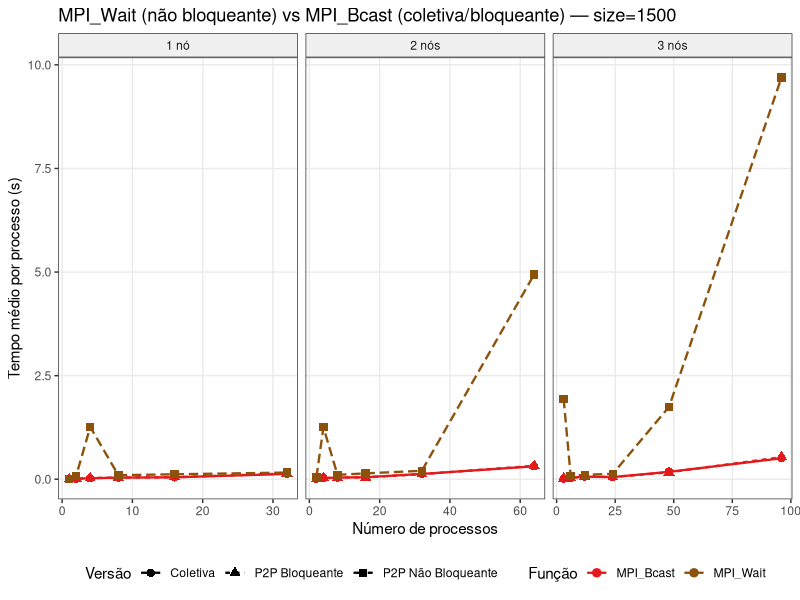
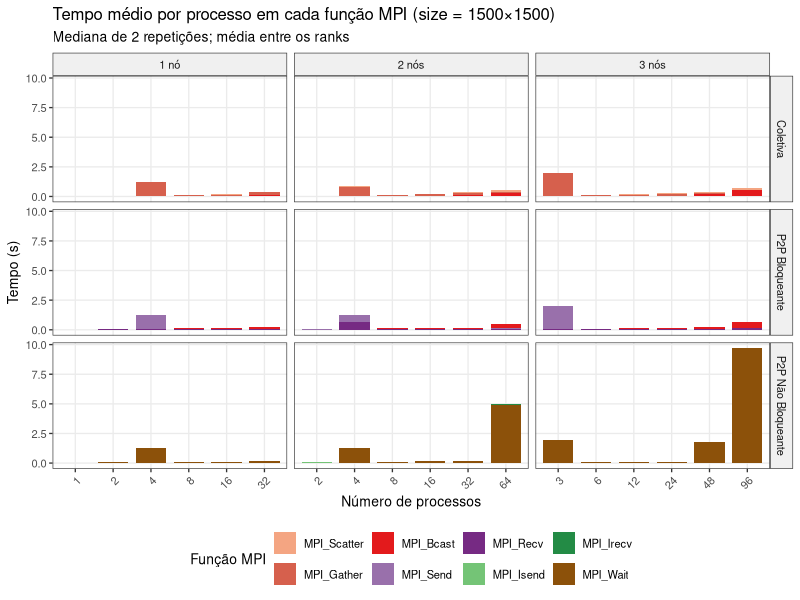
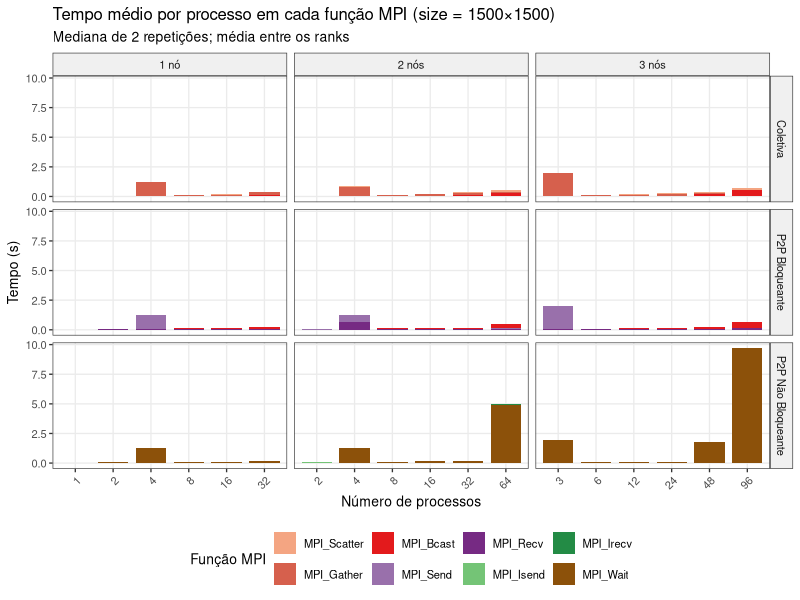
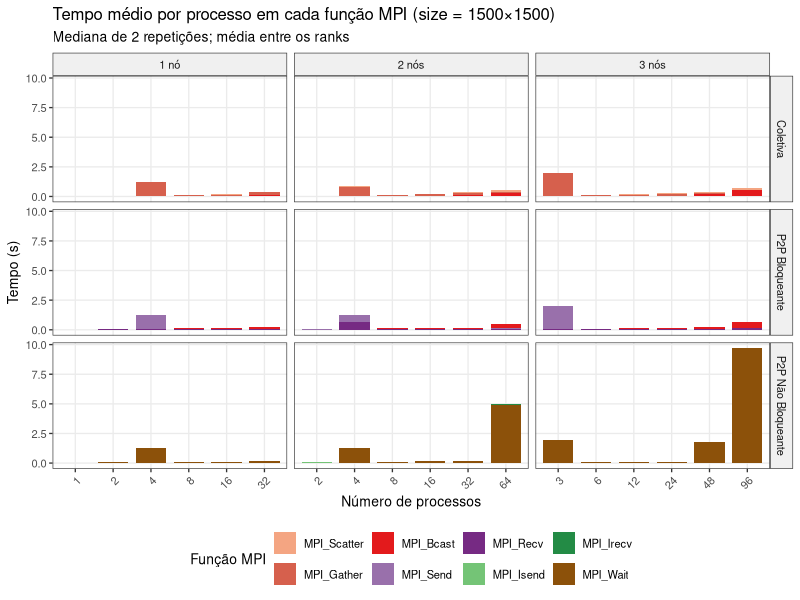
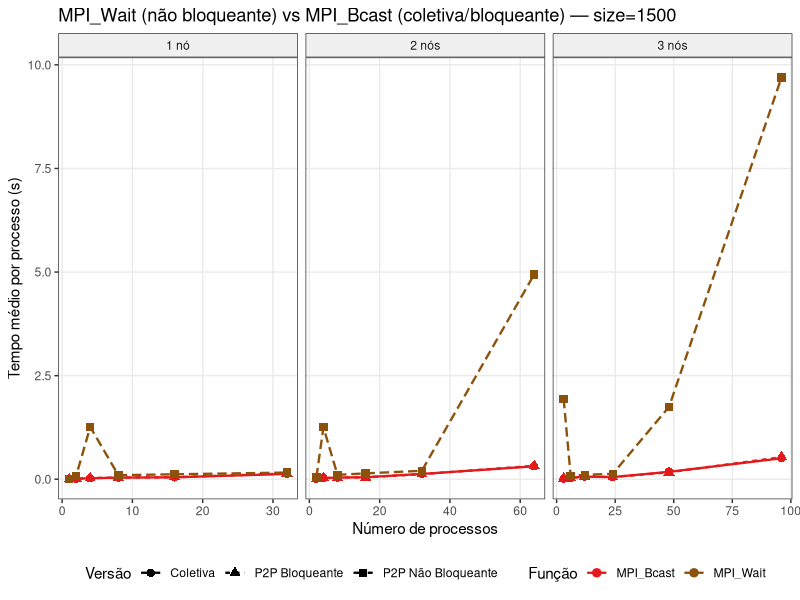
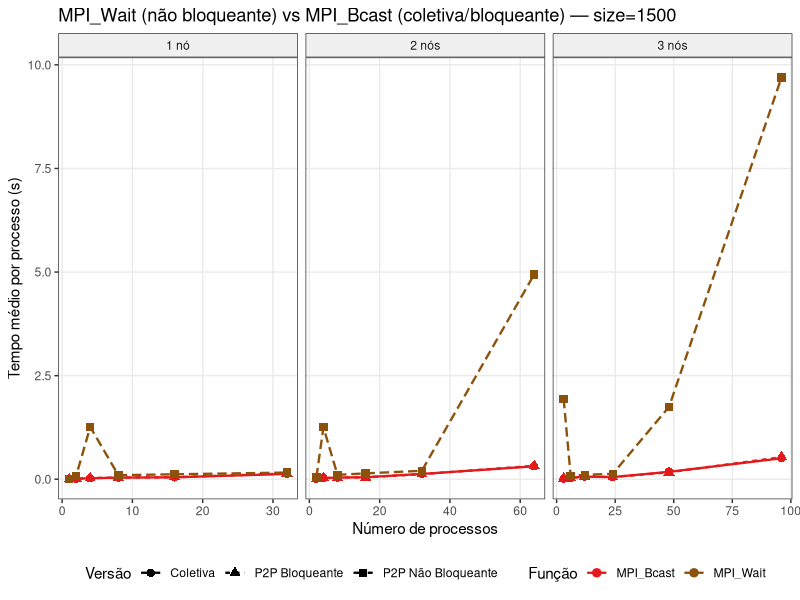

Write the R code that produced these figures, in order.
library(dplyr)
library(ggplot2)
library(tidyr)

pdf(NULL)

df <- read.csv("../../results/rastro_completo.csv", stringsAsFactors = FALSE)

# Funções relevantes (exclui MPI_Finalize, MPI_Comm_rank/size, MPI_Wtime)
funcs_keep <- c("MPI_Scatter", "MPI_Gather", "MPI_Bcast",
                "MPI_Send", "MPI_Recv",
                "MPI_Isend", "MPI_Irecv", "MPI_Wait")

# Tempo médio por processo por função (média entre ranks, mediana entre reps)
func_time <- df %>%
  filter(funcao %in% funcs_keep) %>%
  group_by(tipo, size, nproc, nodes, rep, rank, funcao) %>%
  summarise(t_rank = sum(duracao), .groups = "drop") %>%
  group_by(tipo, size, nproc, nodes, rep, funcao) %>%
  summarise(t_mean_rank = mean(t_rank), .groups = "drop") %>%
  group_by(tipo, size, nproc, nodes, funcao) %>%
  summarise(t = median(t_mean_rank), .groups = "drop")

func_time <- func_time %>%
  mutate(
    tipo = recode(tipo,
      "coletiva"          = "Coletiva",
      "p2p_bloqueante"    = "P2P Bloqueante",
      "p2p_naobloqueante" = "P2P Não Bloqueante"
    ),
    size_label = paste0(size, "×", size),
    # Agrupar Bcast das versões coletiva/bloqueante como a mesma função visualmente
    funcao = factor(funcao, levels = c(
      "MPI_Scatter","MPI_Gather","MPI_Bcast",
      "MPI_Send","MPI_Recv",
      "MPI_Isend","MPI_Irecv","MPI_Wait"
    ))
  )

cores_funcao <- c(
  "MPI_Scatter" = "#f4a582",
  "MPI_Gather"  = "#d6604d",
  "MPI_Bcast"   = "#e31a1c",
  "MPI_Send"    = "#9970ab",
  "MPI_Recv"    = "#762a83",
  "MPI_Isend"   = "#74c476",
  "MPI_Irecv"   = "#238b45",
  "MPI_Wait"    = "#8c510a"
)

# Gráfico: size=1500, todos nodes e nproc, stacked bar por tipo
plot_data <- func_time %>% filter(size == 1500)

ggplot(plot_data, aes(x = factor(nproc), y = t, fill = funcao)) +
  geom_col(position = "stack", width = 0.8) +
  facet_grid(tipo ~ paste0(nodes, ifelse(nodes==1," nó"," nós")),
             scales = "free_x", space = "free_x") +
  scale_fill_manual(values = cores_funcao) +
  labs(
    title    = "Tempo médio por processo em cada função MPI (size = 1500×1500)",
    subtitle = "Mediana de 2 repetições; média entre os ranks",
    x        = "Número de processos",
    y        = "Tempo (s)",
    fill     = "Função MPI"
  ) +
  theme_bw(base_size = 10) +
  theme(
    legend.position  = "bottom",
    panel.grid.minor = element_blank(),
    strip.background = element_rect(fill = "#f0f0f0"),
    axis.text.x      = element_text(angle = 45, hjust = 1)
  )

ggsave("../imgs/plot_funcoes_stacked.pdf", width = 12, height = 7)
ggsave("../imgs/plot_funcoes_stacked.png", width = 12, height = 7, dpi = 150)
message("Salvo: plot_funcoes_stacked.pdf / .png")


# --- Gráfico 2: só MPI_Wait e MPI_Bcast para destacar o colapso da versão NB ---
plot_nb <- func_time %>%
  filter(size == 1500, funcao %in% c("MPI_Wait", "MPI_Bcast")) %>%
  mutate(nodes_label = paste0(nodes, ifelse(nodes==1," nó"," nós")))

ggplot(plot_nb, aes(x = nproc, y = t, color = funcao, linetype = tipo, shape = tipo)) +
  geom_line(linewidth = 0.8) +
  geom_point(size = 2.5) +
  facet_wrap(~ nodes_label, ncol = 3, scales = "free_x") +
  scale_color_manual(values = c("MPI_Wait" = "#8c510a", "MPI_Bcast" = "#e31a1c")) +
  labs(
    title    = "MPI_Wait (não bloqueante) vs MPI_Bcast (coletiva/bloqueante) — size=1500",
    x        = "Número de processos",
    y        = "Tempo médio por processo (s)",
    color    = "Função",
    linetype = "Versão",
    shape    = "Versão"
  ) +
  theme_bw(base_size = 11) +
  theme(
    legend.position  = "bottom",
    panel.grid.minor = element_blank(),
    strip.background = element_rect(fill = "#f0f0f0")
  )

ggsave("../imgs/plot_wait_vs_bcast.pdf", width = 10, height = 4)
ggsave("../imgs/plot_wait_vs_bcast.png", width = 10, height = 4, dpi = 150)
message("Salvo: plot_wait_vs_bcast.pdf / .png")
